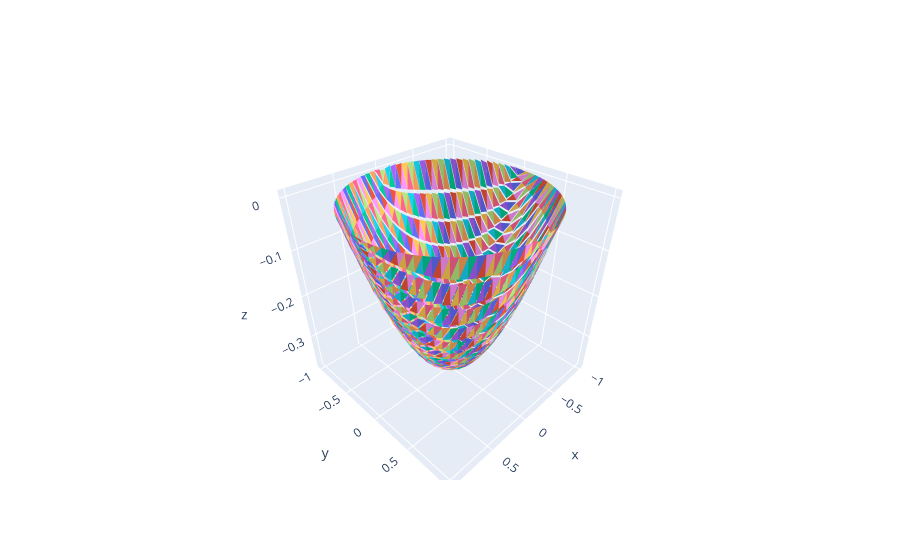

Notebook code cell kept with this figure:
### Code cell
plot_data = [
    plotly.graph_objects.Mesh3d(
                                x=gx, 
                                y=gy,
                                z=gz, 
                                )
        for gx, gy, gz in zip(
                                global_x.reshape(-1, gridx.shape[0]), 
                                global_y.reshape(-1, gridx.shape[0]), 
                                global_z.reshape(-1, gridx.shape[0])
                              )
    ]
fig = plotly.graph_objects.Figure(data=plot_data)
fig.update_layout()
